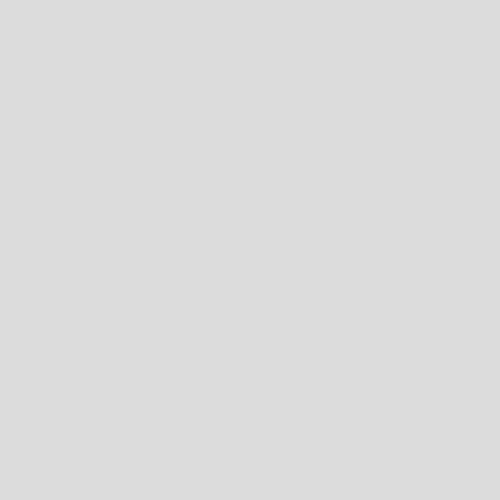
Frame 1 (no input)
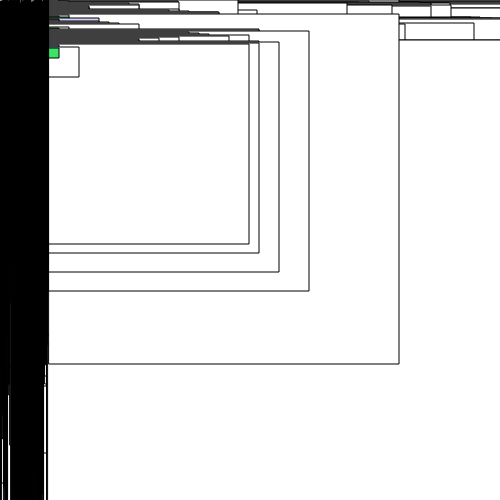
Frame 60 (no input)
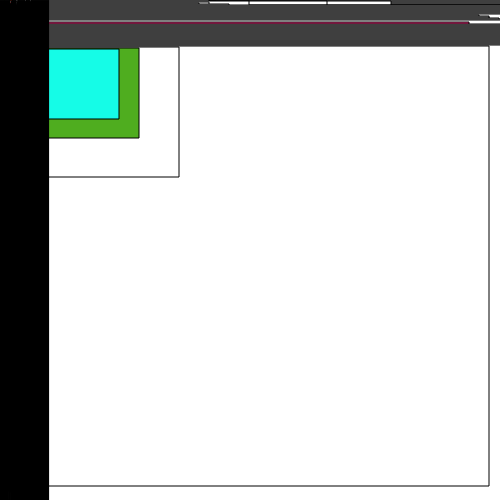
Frame 120 (the mouse pressed at the canvas centre since frame 60)

The p5.js sketch that drew these frames (run headless with seeded random() and noise() and a simulated clock; from frame 60 on, the mouse is pressed at the canvas centre):

// p5.js sketch
// ── sketch.js
let game; 
const canvasH = 500;
const canvasW = 500;
const cellResolution = 10;

function setup() {
  createCanvas(canvasH, canvasW);
  game = new Game(canvasH, canvasW, cellResolution);
}

function draw() {
  background(220);
  game.draw();
}
// ── cell.js
class Cell {
  constructor(state, xPos, yPos, age = 0 ) {
    this.state = state;
    this.xPos = xPos;
    this.yPos = yPos;
    this.age = age;
  }
  
  draw(res) {
    if (this.state == 0) {
      fill(255); 
    } else {
      fill(random(256), random(256), random(256));    
    }
    const scale = this.age * res;
    rect(this.xPos, this.yPos, scale, scale);
    // circle(this.xPos*res, this.yPos*res, res);
  }
}
// ── game.js
class Game {
  constructor(height, width, cellResolution) {
    this.grid = new Grid(height/cellResolution, width/cellResolution, cellResolution);
    this.grid.randomise();
    this.evolutions = 0;
  }
  
  draw() {
    this.grid.draw();
    this.grid.evolveCells();
    this.evolutions++;
  }
}
// ── grid.js
class Grid {
  constructor(width, height, resolution) {
    this._width = width;
    this._height = height;
    this._res = resolution;
    this._grid = this._createGrid(width, height);
  }
  
  _createGrid(width, height) {
    let grid = new Array(width);
    for (let i = 0; i < width; i++) {
      grid[i] = new Array(height);
    }
    return grid;
  }
  
  randomise() {
    for (let i = 0; i < this._width; i++) {
     for (let j = 0; j < this._height; j++) {
       let cellState = random([0, 1]);
       this._grid[i][j] = new Cell(cellState, i, j); 
      } 
    }
  }
  
  evolveCells() {
    // create a new grid and place evolved cells in it
    let newGrid = this._createGrid(this._width, this._height);
    
    for (let i = 0; i < this._width; i++) {
     for (let j = 0; j < this._height; j++) {
       let oldCell = this._grid[i][j];
       let oldState = oldCell.state;
       let oldAge = oldCell.age;
       let newState = this._getEvolvedCellState(i, j);
       let cellAge = oldState === newState ? oldAge + 1 : 0
       newGrid[i][j] = new Cell(newState, i, j, cellAge); 
      } 
    }
    
    this._grid = newGrid;
  }
  
  _getEvolvedCellState(i, j) {
    const currentState = this._grid[i][j].state;
    const isAlive = currentState == 1;
    const neighbourCount = this._getCellNeighbourCount(i, j);
    if (isAlive) {
      if (neighbourCount != 2 && neighbourCount != 3) {
        return 0;
      }
    } else {
      if (neighbourCount === 3) {
        return 1;
      } 
    }
    return currentState;
  }
  
  _getCellNeighbourCount(cellX, cellY) {
    let count = 0;
    for (let i = -1; i < 2; i++) {
      for (let j = -1; j < 2; j++) {
          // wrap around
          let x = (cellX + i + this._width) % this._width;
          let y = (cellY + j + this._height) % this._height;
          count += this._grid[x][y].state;
      }
    }
    count -= this._grid[cellX][cellY].state;
    return count;
  }
  
  draw() {
    for (let i = 0; i < this._width; i++) {
      for (let j = 0; j < this._height; j++) {
       this._grid[i][j].draw(this._res);
      } 
    }
    
  }
}
